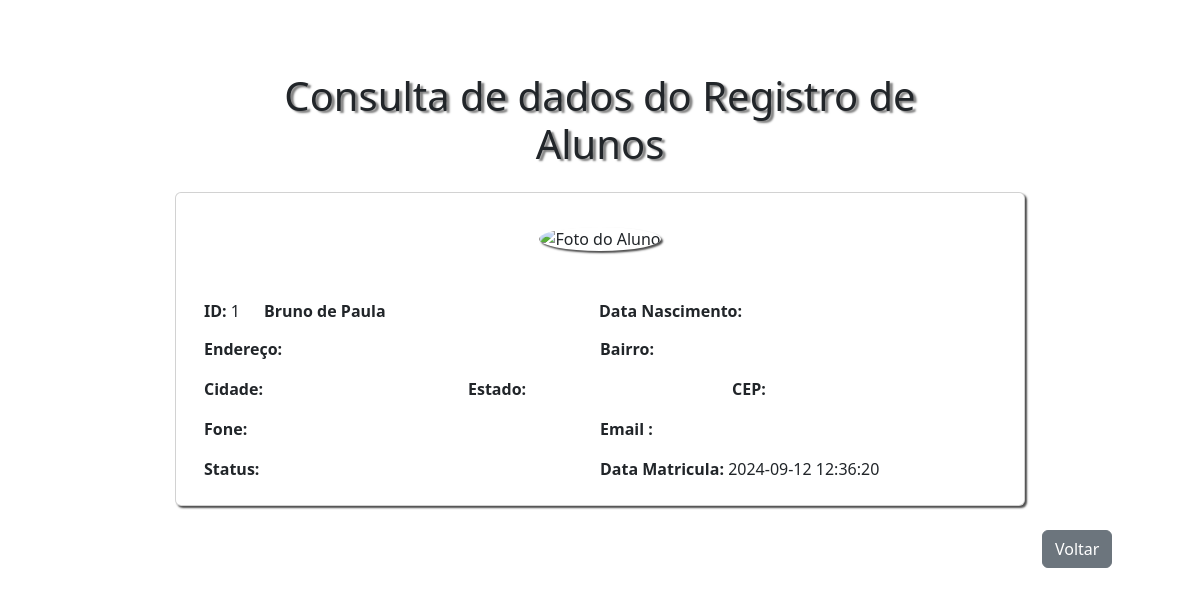
/alunos/visualizar.php?id=1, run on the app's committed database.
### tables this page shows
create table alunos
(
idAluno int auto_increment primary key,
nomeAluno varchar (100)
);

### alunos/visualizar.php (the view, shortened to what this page needs)
<?php
include("../conexao.php");
$id = $_GET['id'];
$buscarAluno = $conexao->prepare("SELECT * FROM alunos WHERE idAluno=?");
$buscarAluno->execute([$id]);
$aluno = $buscarAluno->fetch(PDO::FETCH_ASSOC);
?>
<!DOCTYPE html>
<html lang="pt-br">
<head>
    <link href="https://cdn.jsdelivr.net/npm/bootstrap@5.3.3/dist/css/bootstrap.min.css" rel="stylesheet"
>
</head>
<body>
    <div class="container mt-5">
        <div class="row justify-content-center">
            <div class="col-md-8">
                <h1 class="my-4">Consulta de dados do Registro de Alunos</h1>
            </div>
            <div class="card mb-4">
                <div class="card-profile">
                    <?php if (!empty($aluno['fotoAluno']) && file_exists('../Assets/images/' . basename($aluno['fotoAluno']))): ?>
                        <img class="imgPerfil"
                            src="../Assets/images/<?= htmlspecialchars(basename($aluno['fotoAluno'])); ?>"
                            alt="Foto do Aluno">
                    <?php else: ?>
                        <img src="../Assets/images/default-avatar.png" alt="Foto do Aluno">
                    <?php endif; ?>
                </div>
                <div class="card-body card-info">
                    <div class="info-row">
                        <div class="info-col-id">
                            <p><strong>ID:</strong> <?= htmlspecialchars($aluno['idAluno']); ?>
                            </p>
                        </div>
                        <div class="info-col-nome">
                            <p><strong><?= htmlspecialchars($aluno['nomeAluno']); ?></strong></p>
                        </div>
                        <div class="info-col-idade">
                            <p><strong>Data Nascimento:</strong><?= htmlspecialchars($aluno['dataNasc']); ?>
                            </p>
                        </div>
                    </div>
                    <div class="info-row">
                        <div class="info-col">
                            <p><strong>Endereço: </strong><?= htmlspecialchars($aluno['ruaAluno']) ?></p>
                        </div>
                        <div class="info-col">
                            <p><strong>Bairro: </strong><?= htmlspecialchars($aluno['bairroAluno']) ?></p>
                        </div>
                    </div>
                    <div class="info-row">
                        <div class="info-col">
                            <p><strong>Cidade: </strong><?= htmlspecialchars($aluno['cityAluno']) ?></p>
                        </div>
                        <div class="info-col">
                            <p><strong>Estado: </strong><?= htmlspecialchars($aluno['estadoAluno']) ?></p>
                        </div>
                        <div class="info-col">
                            <p><strong>CEP: </strong><?= htmlspecialchars($aluno['cepAluno']) ?></p>
                        </div>
                    </div>
                    <div class="info-row">
                        <div class="info-col">
                            <p><strong>Fone: </strong><?= htmlspecialchars($aluno['foneAluno']) ?></p>
                        </div>
                        <div class="info-col">
                            <p><strong>Email :</strong><?= htmlspecialchars($aluno['emailAluno']) ?></p>
                        </div>
                    </div>
                    <div class="info-row">
                        <div class="info-col">
                            <p><strong>Status:</strong> <?= htmlspecialchars($aluno['statusAluno']) ?></p>
                        </div>
                        <div class="info-col">
                            <p><strong>Data Matricula:</strong> <?= htmlspecialchars($aluno['data_matricula']) ?></p>
                        </div>
                    </div>
                </div>
            </div>
        </div>
        <a href="DashAluno.php" class="btn btn-secondary">Voltar</a>
    </div>
</body>
</html>

### alunos/visualizar.php (style rules this page uses)
.card-profile { text-align: center; padding: 2rem; }
.card-profile img { max-width: 150px; max-height: 150px; border-radius: 50%; object-fit: cover; box-shadow: 2px 2px 2px rgba(0, 0, 0, 0.7); }
.card { width: 850px; box-shadow: 2px 2px 2px rgba(0, 0, 0, 0.7); }
.card-body { padding-top: 0; }
.card-info { margin-top: 1rem; }
.info-row { display: flex; flex-wrap: wrap; justify-content: space-between; }
.info-col { flex: 1; min-width: 0px; margin: 0.5rem 0; }
.info-col p { margin: 0; }
.btn-secondary { margin-left: 1000px; }
.my-4 { text-align: center; text-shadow: 3px 2px 2px rgba(0, 0, 0, 0.5); }
.info-col-id { width: 50px; height: 30px; }
.info-col-nome { position: absolute; margin-left: 60px; height: 30px; }
.info-col-idade { position: absolute; margin-left: 395px; height: 30px; }

### data on the page
alunos: idAluno "1", nomeAluno "Bruno de Paula", data_matricula "2024-09-12 12:36:20"
